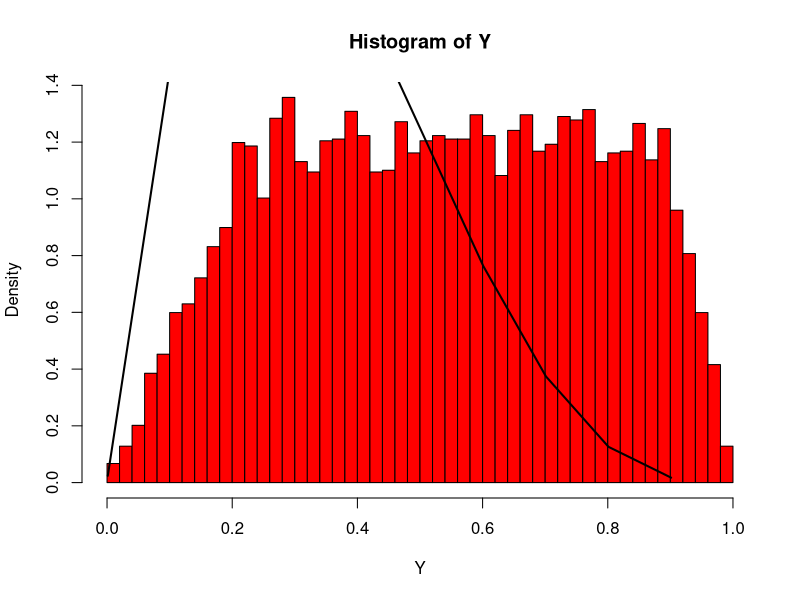
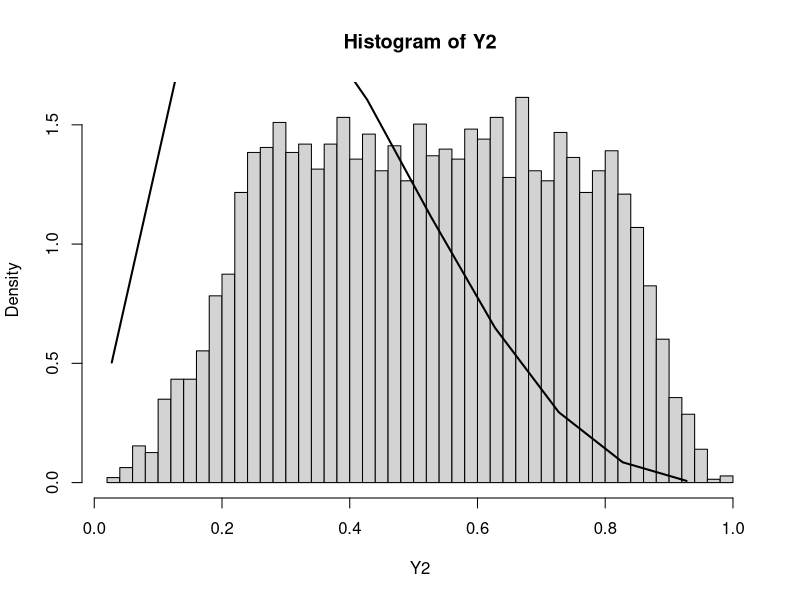
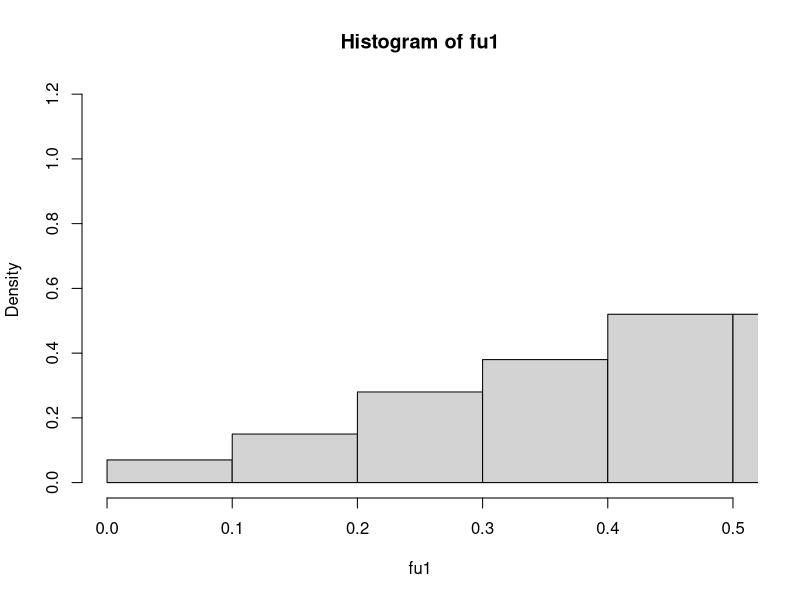
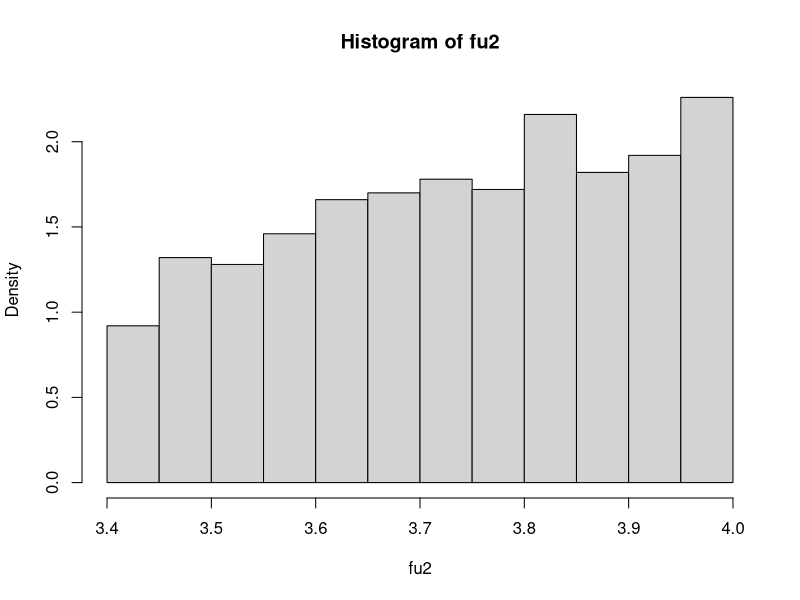
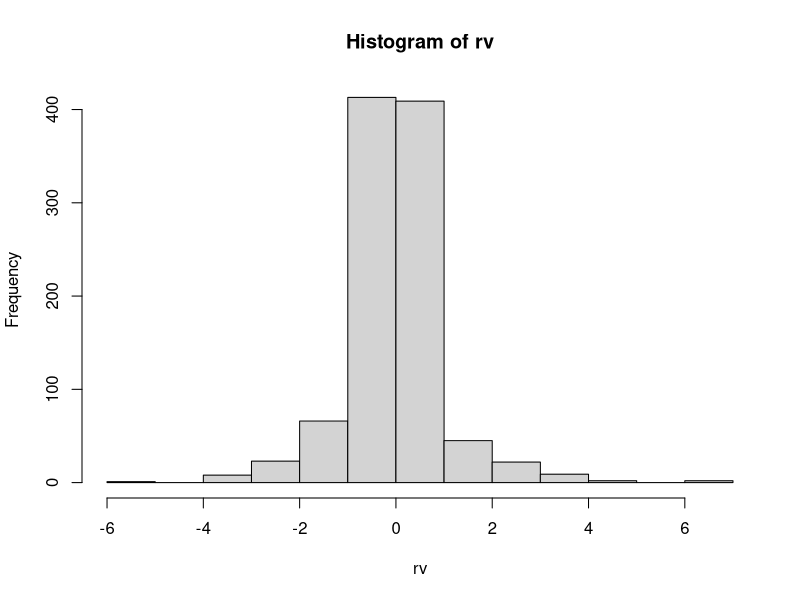
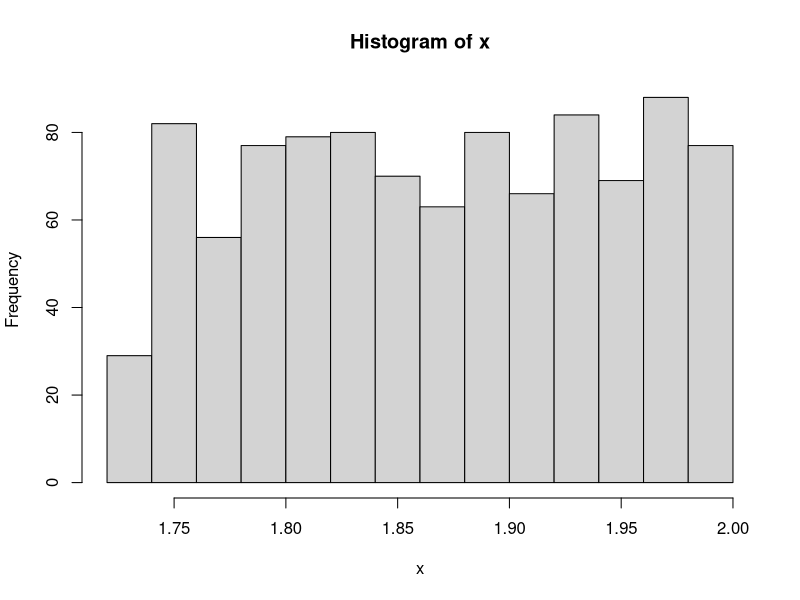
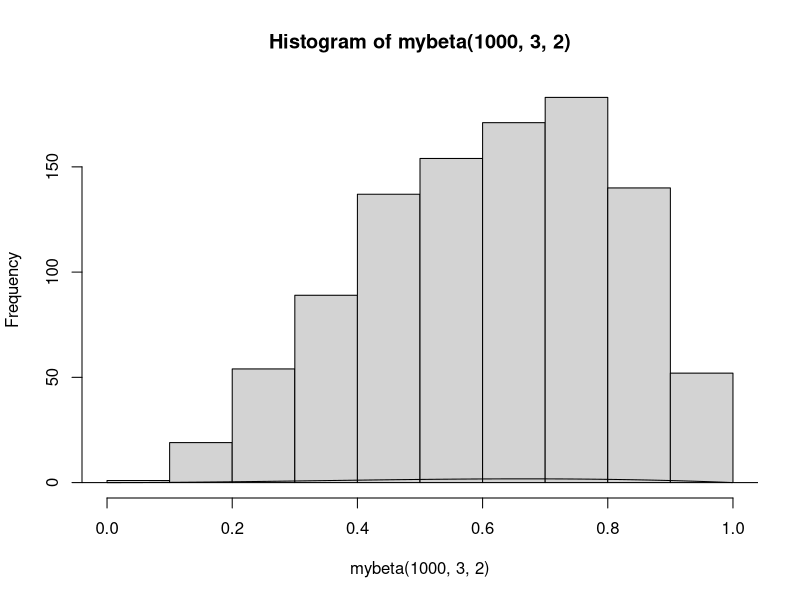
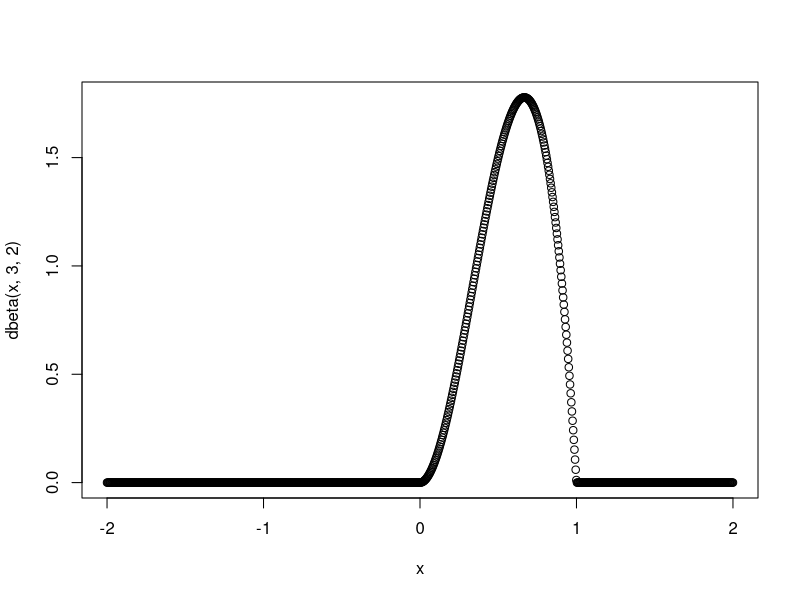

The R script that drew these images, in order:
## ---- chunk 1
options(scipen = 1, digits = 4, width = 80)
## ---- chunk 2
seq(1,10000,203)
seq(1,10000,length.out=18)
## ---- chunk 3
standrad_deviation=function(vec){
  a=matrix(0,length(vec),1)
  for (i in 1:length(vec)){
    a[i]=(vec[i]-mean(vec))^2
  }
  sd=sqrt(sum(a)/(length(vec)-1))
  return(sd)
}
## ---- chunk 4
n=10000
k=0
j=0
M=0.1055
y=numeric(n)
while(k<n){
  u=runif(1)
  j=j+1
  x=runif(1)
  if((x*(1-x)^3)/(M*1)>u){
    k=k+1
    y[k]=x
  }
}
## ---- chunk 5
n=10000
k=0
j=0
M=0.2499
y2=numeric(n)
while(k<n){
  u=runif(1)
  j=j+1
  x=mean(runif(2))
  if((x*(1-x)^3)/(M*(2-abs(4*x-2)))>u){
    k=k+1
    y2[k]=x
  }
}
## ---- chunk 6
Y=runif(n)
for (i in 1:n){
  Y[i]=Y[i]*(runif(1)<(Y[i]*(1-Y[i]^3)/M))
}
Y=Y[Y!=0]
length(Y)/n

## ---- chunk 7
Y2=runif(n)
for (i in 1:n){
  Y2[i]=Y2[i]*(runif(1)<(Y2[i]*(1-Y2[i]^3)/M*(2-abs(4*Y2[i]-2))))
}
Y2=Y2[Y2!=0]
length(Y2)/n
## ---- chunk 8
1/M
## ---- chunk 9
hist(Y,freq=F,col="red",breaks=50)
yplot=seq(min(Y),max(Y),.1)
lines(yplot,dbeta(yplot,2,4),lwd=2)
hist(Y2,freq=F,breaks=50)
yplot1=seq(min(Y2),max(Y2),.1)
lines(yplot1,dbeta(yplot1,2,4),lwd=2)
## ---- chunk 10
s=10000
x1=runif(s,-1,1)
x2=runif(s,-1,1)
## ---- chunk 11
ab=s*((x1^2+x2^2)<=1)
ab=ab[ab!=0]
n=length(ab)
n
## ---- chunk 12
pi_h=4*n/10000
pi-pi_h
## ---- chunk 13
pi_h=matrix(0,100,1)
for (i in 1:100){
  s=10000
  x1=runif(s,-1,1)
  x2=runif(s,-1,1)
  ab=s*(x1^2+x2^2<1)
  ab=ab[ab!=0]
  n=length(ab)
  pi_h[i]= 4*n/10000
}
## ---- chunk 14
sd(pi_h)/10
## ---- chunk 15
n=1000
u=runif(n)
fu1=sqrt(2*u)
fu2=sqrt(4-2*u)+2
hist(fu1,prob=TRUE,xlim=c(0,0.5))
hist(fu2,prob=TRUE)
## ---- chunk 16
u=runif(1000,-1,1)
rv=numeric(1000)
for (i in 1:1000){
  rv[i]=ifelse(u[i]<0,-log(-2*u[i]),log(2*u[i]))
}
hist(rv)
## ---- chunk 17
n=1000
u=runif(n)
x=sqrt(4/1-u)
x[1]
hist(x)
## ---- chunk 18
n=1000
mybeta=function(n,a,b){
  u=rgamma(n,shape = a,rate=1)
  v=rgamma(n,shape = b,rate=1)
  x=u/(u+v)
  return(x)
}
hist(mybeta(1000,3,2))
x=seq(-2,2,length.out = 1000)
lines(x,dbeta(x,3,2))
plot(x,dbeta(x,3,2))
## ---- chunk 19
myfe=function(n) {
  fe=numeric(n)
  for (i in 1:n){
  u1=runif(1,-1,1)
  u2=runif(1,-1,1)
  u3=runif(1,-1,1)
  if (abs(u3)>=abs(u2) & abs(u3)>=abs(u1)){
    u=u2
  }else {
    u=u3
  } 
  fe[i]=3/4*(1-u^2)
  }
  return(fe)
}
hist(myfe(1000))
